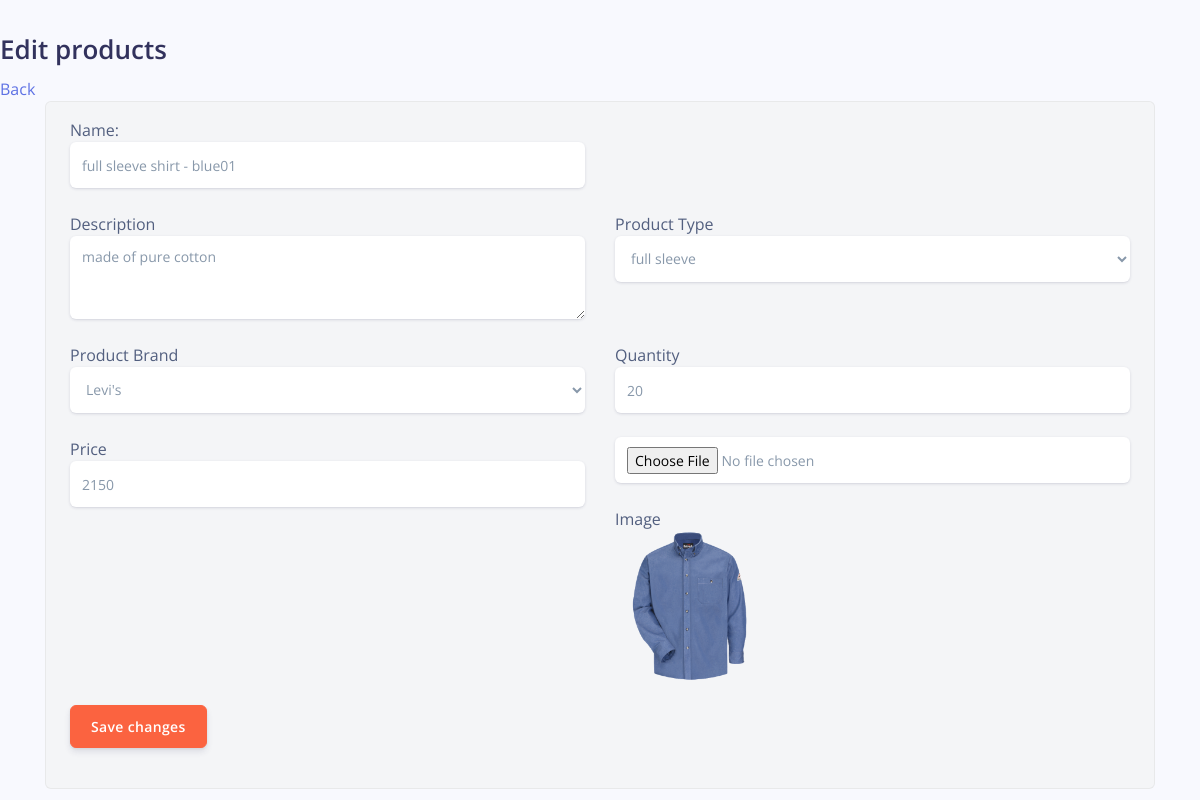
Page /FRONTEND/ADMIN/edit-products.php?action=edit&productid=2&size=Large (signed in) on the committed database.
### tables this page shows
CREATE TABLE `shirts_tbl` (
  `Product_id` int(20) NOT NULL,
  `ProductName` varchar(100) NOT NULL,
  `Description` longtext NOT NULL,
  `ProductType` int(11) DEFAULT NULL,
  `Brand` int(11) DEFAULT NULL
);

CREATE TABLE `shirt_type` (
  `PTID` int(20) NOT NULL,
  `ProductType` varchar(100) NOT NULL
);

CREATE TABLE `product_brands` (
  `BrandID` int(20) NOT NULL,
  `BrandName` varchar(100) NOT NULL,
  `BrandImage` longtext NOT NULL
);

CREATE TABLE `shirt_details` (
  `PID` int(20) NOT NULL,
  `Size` varchar(100) NOT NULL,
  `Price` float NOT NULL,
  `ProductImage` longtext NOT NULL,
  `Quantity` int(20) NOT NULL
);

### FRONTEND/ADMIN/edit-products.php (the view, shortened to what this page needs)
<?php
require '../../Includes/connection.php' ;
 ?>
<!DOCTYPE html>
<html lang="en" dir="ltr">
  <head>
  </head>
<link href="../../assets/vendor/nucleo/css/nucleo.css" rel="stylesheet">
<link href="../../assets/vendor/@fortawesome/fontawesome-free/css/all.min.css" rel="stylesheet">
<link type="text/css" href="../../assets/css/argon.css" rel="stylesheet">
  <body>
  <?php if (isset($_SESSION['admin_']))
   {
  ?>
    <?php
      if (isset($_GET['action'])) {
        if ($_GET['action']=="edit") {
          $product_id =$_GET['productid'];
          $product_size =$_GET['size'];
?>
        <div class="row">
          <div class="col">
            <h1>Edit products</h1>
            <a class="back-link" href="manage-products.php">Back</a>
          </div>
        </div>
        <div class="container">
          <div class="card card-stats mb-4 mb-lg-0">
            <div class="card-body">
              <?php
              echo '<form  action="edit-products.php?action=edit&productid='.$product_id.'&size='.$product_size.'" method="post" enctype="multipart/form-data"> ';
              ?>
              <div class="row">
                <?php
                $sql="SELECT * FROM shirts_tbl WHERE product_id=".$product_id.";";
                $result=mysqli_query($conn, $sql);
                while ($row= mysqli_fetch_array($result)) {
                  ?>
                  <div class="col-md-6">
                    <div class="form-group">
                      <?php
                      echo 'Name:<input type="text"   class="form-control form-control-alternative"  id="exampleFormControlInput2" name="pname_" value="'.$row['ProductName'].'">';
                      ?>
                    </div>
                  </div>
                </div>
                <div class="row">
                  <div class="col-md-6">
                    <div class="form-group">
                      <?php
                      echo  'Description<textarea   class="form-control form-control-alternative" rows="3"  id="exampleFormControlInput2" name="pdesc_" >'.$row['Description'].'</textarea>';
                      ?>
                    </div>
                  </div>
                  <div class="col-md-6">
                    <div class="form-group">
                      <?php
                      echo 'Product Type<select name="productType_"  class="form-control form-control-alternative"  id="exampleFormControlInput2" >';
                        $ptype= "SELECT * FROM shirt_type WHERE PTID= ".$row['ProductType'].";";
                        $product_tp_rec= mysqli_query($conn, $ptype);
                        if ($product_type_row= mysqli_fetch_array($product_tp_rec)) {
                          echo '<option value="'.$product_type_row['PTID'].'">'.$product_type_row['ProductType'].'</option>';
                        }
                        echo '</select>';
                        ?>
                      </div>
                    </div>
                </div>
                <div class="row">
                    <div class="col-md-6">
                      <div class="form-group">
                        <?php
                        echo 'Product Brand<select name="productBrand_"  class="form-control form-control-alternative"  id="exampleFormControlInput2" >';
                          $pbrands= "SELECT * FROM product_brands WHERE BrandID=".$row['Brand'].";";
                          $product_br_rec= mysqli_query($conn, $pbrands);
                          if ($product_brand_row= mysqli_fetch_array($product_br_rec)) {
                            echo  '<option value="'.$product_brand_row['BrandID'].'">'.$product_brand_row['BrandName'].'</option>';
                          }
                          echo '</select>';
                          ?>
                        </div>
                      </div>
                            <?php
                            $pdetails= "SELECT * FROM shirt_details WHERE PID=".$product_id." AND Size='".$product_size."';";
                            $product_dt_rec= mysqli_query($conn, $pdetails);
                            $imgPath="../../images/Product_Images";
                            if ($product_dt_row= mysqli_fetch_array($product_dt_rec)) {
                              ?>
                      <div class="col-md-6">
                        <div class="form-group">
                          <?php
                          echo  'Quantity<input type="number"   class="form-control form-control-alternative"  id="exampleFormControlInput2" name="pquantity_" value="'.$product_dt_row['Quantity'].'">';
                          ?>
                        </div>
                      </div>
                    </div>
                      <div class="row">
                        <div class="col-md-6">
                          <div class="form-group">
                            <?php
                            echo  'Price<input type="number"  class="form-control form-control-alternative"  id="exampleFormControlInput2"  name="pprice_" value="'.$product_dt_row['Price'].'">';
                            ?>
                          </div>
                        </div>
                        <div class="col-md-6">
                          <div class="form-group">
                            <?php
                            echo '<input type="file" name="newImage"  class="form-control form-control-alternative"  id="exampleFormControlInput2 >';
                            ?>
                          </div>
                        </div>
                        <div class="col-md-6">
                          <div class="form-group">
                            <?php
                            echo  '<br>Image<br> <img name="pimg" src="'.$imgPath."/".$product_dt_row['ProductImage'].'" width=auto height=150px>';
                            ?>
                          </div>
                        </div>
                      </div>
                    <?php } ?>
                    <?php
                  }
                  ?>
                  <div class="col-md-6">
                    <div class="form-group">
                      <button type="submit" class="btn btn-warning" name="update-products">Save changes</button>
                    </div>
                  </div>
                </div>
              </div>
          </div>
        </div>
<?php
        }
      }
     ?>
<?php }
elseif (!isset($_SESSION['admin_'])) {
  header("location:index.php");
}
   ?>
  </body>
</html>

### rows in the picture
shirts_tbl: pname_ "full sleeve shirt - blue01", pdesc_ "made of pure cotton", productType_ "full sleeve", productBrand_ "Levi's", pquantity_ "20", pprice_ "2150", shirt_details.ProductImage (picture)
